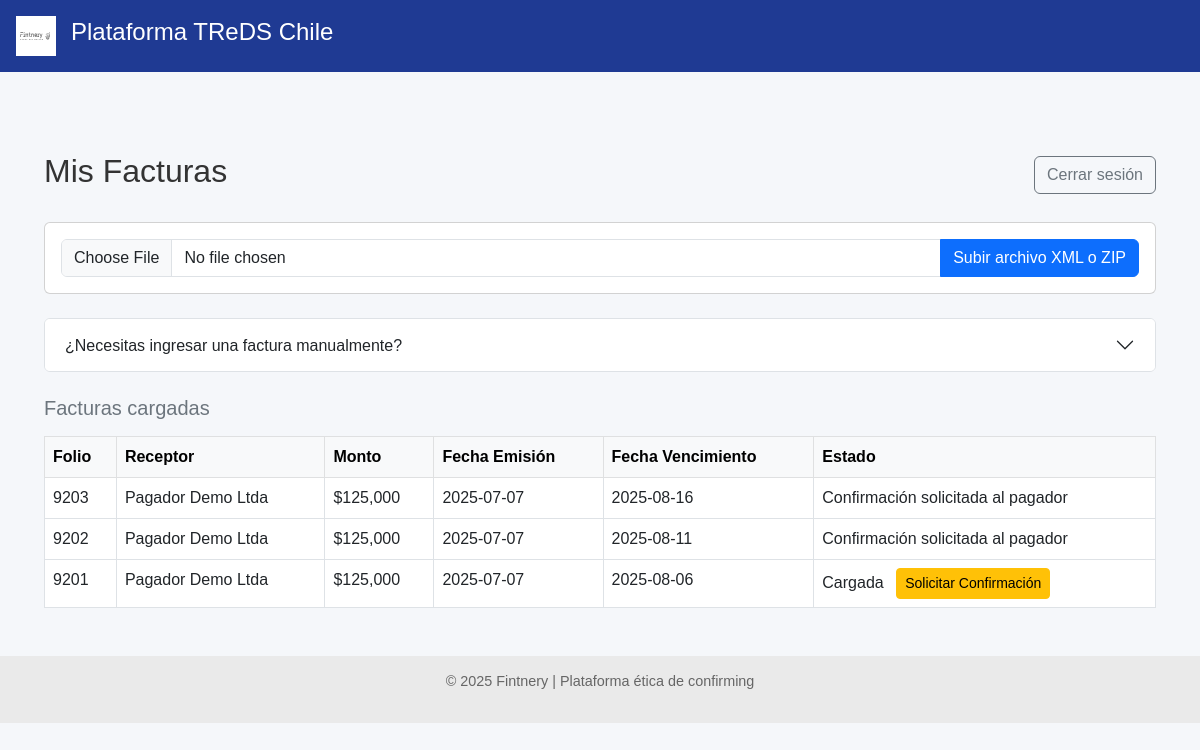
Before: /proveedor/facturas (signed in) with the older database file.
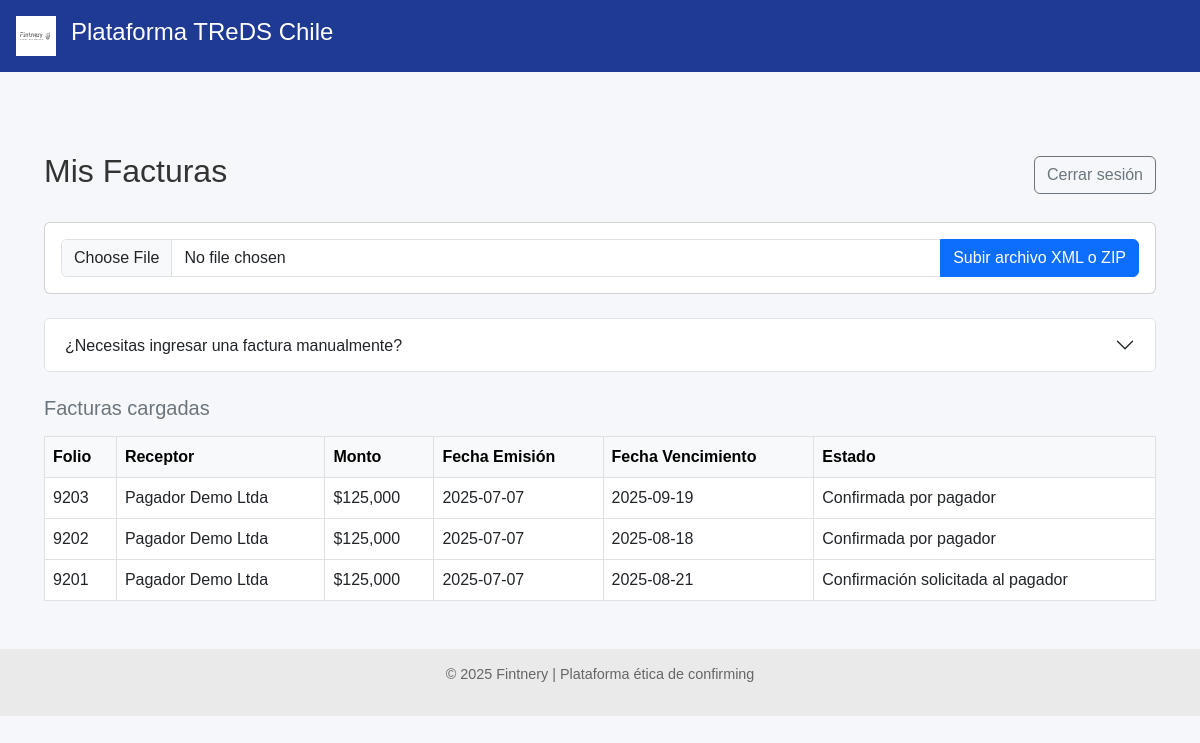
After: the same page with the newer database file.
### models.py (models this page shows)
class FacturaDB(Base):
    __tablename__ = "facturas"
    id = Column(Integer, primary_key=True, index=True)
    rut_emisor = Column(String, index=True)
    rut_receptor = Column(String)
    tipo_dte = Column(String)
    folio = Column(Integer)
    monto = Column(Integer)
    estado_dte = Column(String)
    razon_social_emisor = Column(String)
    razon_social_receptor = Column(String)
    fecha_emision = Column(Date)
    fecha_vencimiento = Column(Date)
    fecha_vencimiento_original = Column(Date, nullable=True)
    modificacion_aceptada_por_proveedor = Column(Boolean, nullable=True, default=None)
    confirming_solicitado = Column(Boolean, default=False)
    origen_confirmacion = Column(String, default="Desconocido")
    financiador_adjudicado = Column(String, nullable=True)
    proveedor_id = Column(Integer, ForeignKey("proveedores.id"))
    proveedor = relationship("Proveedor", back_populates="facturas")
    pagador_id = Column(Integer, ForeignKey("pagadores.id"))
    pagador = relationship("Pagador", back_populates="facturas")
    ofertas = relationship("OfertaFinanciamiento", back_populates="factura")

### routers/proveedor.py (the view)
@router.get("/facturas")
def ver_facturas_proveedor(request: Request, db: Session = Depends(get_db)):
    proveedor_id = request.session.get("proveedor_id")
    if not proveedor_id:
        return RedirectResponse(url="/proveedor/login", status_code=303)
    facturas = db.query(FacturaDB).filter(FacturaDB.proveedor_id == proveedor_id).all()
    return templates.TemplateResponse("facturas.html", {"request": request, "facturas": facturas})

### templates/facturas.html (shortened to what this page needs)
{% extends "base.html" %}
{% block content %}
<div class="container mt-5">
    <div class="d-flex justify-content-between align-items-center mb-4">
        <h2>Mis Facturas</h2>
        <a href="/proveedor/logout" class="btn btn-outline-secondary">Cerrar sesión</a>
    </div>
    <div class="card mb-4">
        <div class="card-body">
            <form method="post" action="/proveedor/facturas" enctype="multipart/form-data">
                <div class="input-group">
                    <input type="file" name="archivo" class="form-control" accept=".xml,.zip" required>
                    <button type="submit" class="btn btn-primary">Subir archivo XML o ZIP</button>
                </div>
            </form>
        </div>
    </div>
    <div class="accordion mb-4" id="accordionManual">
        <div class="accordion-item">
            <h2 class="accordion-header" id="headingManual">
                <button class="accordion-button collapsed" type="button" data-bs-toggle="collapse" data-bs-target="#collapseManual" aria-expanded="false" aria-controls="collapseManual">
                    ¿Necesitas ingresar una factura manualmente?
                </button>
            </h2>
        </div>
    </div>
    <h5 class="text-secondary mb-3">Facturas cargadas</h5>
    <div class="table-responsive">
        <table class="table table-bordered table-hover bg-white">
            <thead class="table-light">
                <tr>
                    <th>Folio</th>
                    <th>Receptor</th>
                    <th>Monto</th>
                    <th>Fecha Emisión</th>
                    <th>Fecha Vencimiento</th>
                    <th>Estado</th>
                </tr>
            </thead>
            <tbody>
                {% for factura in facturas %}
    <tr>
        <td>{{ factura.folio }}</td>
        <td>{{ factura.razon_social_receptor }}</td>
        <td>${{ '{:,.0f}'.format(factura.monto) }}</td>
        <td>{{ factura.fecha_emision }}</td>
        <td>{{ factura.fecha_vencimiento }}</td>
        <td>
            {{ factura.estado_dte }}
            {% if factura.estado_dte == "Cargada" %}
            <form method="get" action="/proveedor/solicitar_confirmacion/{{ factura.id }}" class="d-inline">
                <button type="submit" class="btn btn-sm btn-warning ms-2">Solicitar Confirmación</button>
            </form>
            {% endif %}
        </td>
    </tr>
    {% else %}
    <tr>
        <td colspan="6" class="text-center text-muted">No hay facturas cargadas.</td>
    </tr>
    {% endfor %}
</tbody>
        </table>
    </div>
</div>
{% endblock %}

### templates/base.html (shortened to what this page needs)
<!DOCTYPE html>
<html lang="es">
<head>
    <link href="https://cdn.jsdelivr.net/npm/bootstrap@5.3.0/dist/css/bootstrap.min.css" rel="stylesheet">
    <link rel="stylesheet" href="/static/styles.css">
</head>
<body>
    <header class="main-header">
        <img src="/static/LogoFIntneryWeb.svg" alt="Fintnery" class="logo">
        <h1 class="titulo-principal">Plataforma TReDS Chile</h1>
    </header>
    <main>
        {% block content %}{% endblock %}
    </main>
    <footer class="footer">
        <p>&copy; 2025 Fintnery | Plataforma ética de confirming</p>
    </footer>
</body>
</html>

### static/styles.css (style rules this page uses)
body { font-family: sans-serif; margin: 0; background-color: #f5f7fa; color: #333; }
.main-header { background-color: #1f3a93; color: white; padding: 1em; display: flex; align-items: center; }
.logo { height: 40px; margin-right: 15px; }
.titulo-principal { font-size: 1.5em; }
footer.footer { background-color: #eaeaea; text-align: center; padding: 1em; font-size: 0.9em; color: #666; }
main { padding: 2em; }

Changed rows visible on the page:
changed FacturaDB (number 1 of 3 on the later page): fecha_vencimiento "2025-08-16" → "2025-09-19"; estado_dte "Confirmación solicitada al pagador" → "Confirmada por pagador"
changed FacturaDB (number 2 of 3 on the later page): fecha_vencimiento "2025-08-11" → "2025-08-18"; estado_dte "Confirmación solicitada al pagador" → "Confirmada por pagador"
changed FacturaDB: fecha_vencimiento "2025-08-06" → "2025-08-21"; estado_dte "Cargada" → "Confirmación solicitada al pagador"; no longer shows "Solicitar Confirmación"
